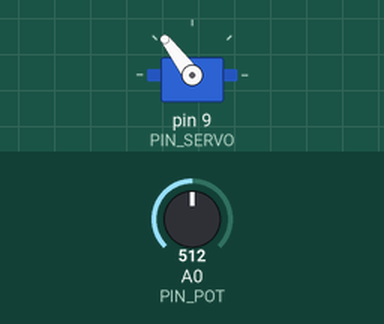
This sketch was run on a simulated Arduino Uno, built with avr-gcc and run on an emulated ATmega328P. Shown: servo. The inputs (shaded band) are chosen by the test bench; at power-on: A0 (PIN_POT) = 512.

Above: at 1.2 s.
1.3 s: A0 (PIN_POT) set to 716
At 2.5 s:
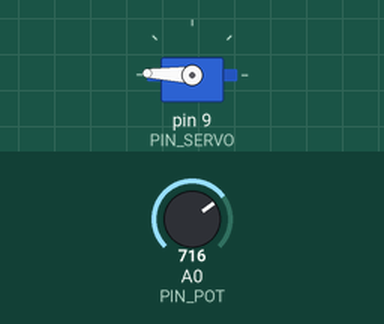
2.8 s: A0 (PIN_POT) set to 900
At 3.8 s:
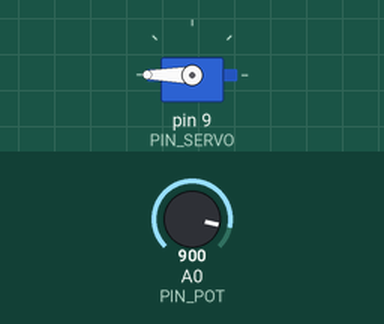
4.3 s: A0 (PIN_POT) set to 306
At 4.9 s:
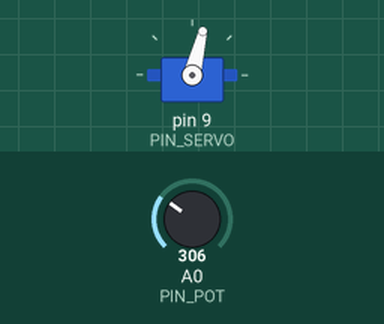
5.8 s: A0 (PIN_POT) set to 122
At 6.1 s:
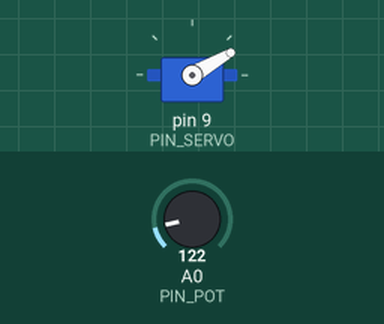
7.3 s: A0 (PIN_POT) set to 0
At 8.4 s:
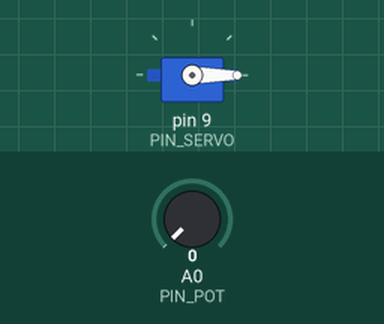
8.8 s: A0 (PIN_POT) set to 511
At 9.5 s:
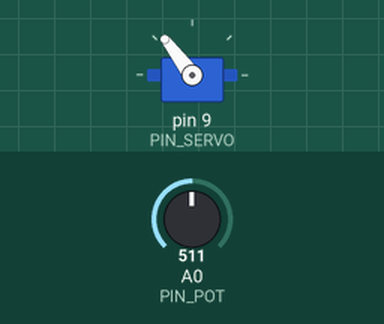
Timing chart, 0 to 11.3 s (numbered marks = the images above; inputs shaded):
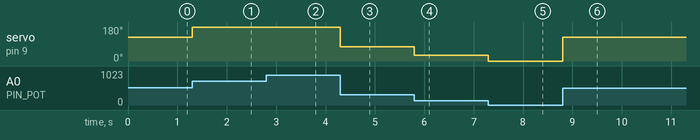

The sketch:

Ejercicio04-Oscar.ino
```cpp
#include <Servo.h>
#define PIN_SERVO 9
#define PIN_POT A0

Servo miservo;

void setup() {
  // put your setup code here, to run once:
  miservo.attach(PIN_SERVO);
}

void loop() {
  // put your main code here, to run repeatedly:
  int val = analogRead(PIN_POT);
  val = map(val, 0, 1023, 0, 255);
  miservo.write(val);

}
```

Measured:
- after the input at 1.3 s, servo on pin 9 (PIN_SERVO): 127° → 178° at once
- after the input at 2.8 s, servo on pin 9 (PIN_SERVO): 178° → 180° at once
- after the input at 4.3 s, servo on pin 9 (PIN_SERVO): 180° → 76° at once
- after the input at 5.8 s, servo on pin 9 (PIN_SERVO): 76° → 30° at once
- after the input at 7.3 s, servo on pin 9 (PIN_SERVO): 30° → 0° at once
- after the input at 8.8 s, servo on pin 9 (PIN_SERVO): 0° → 127° at once
